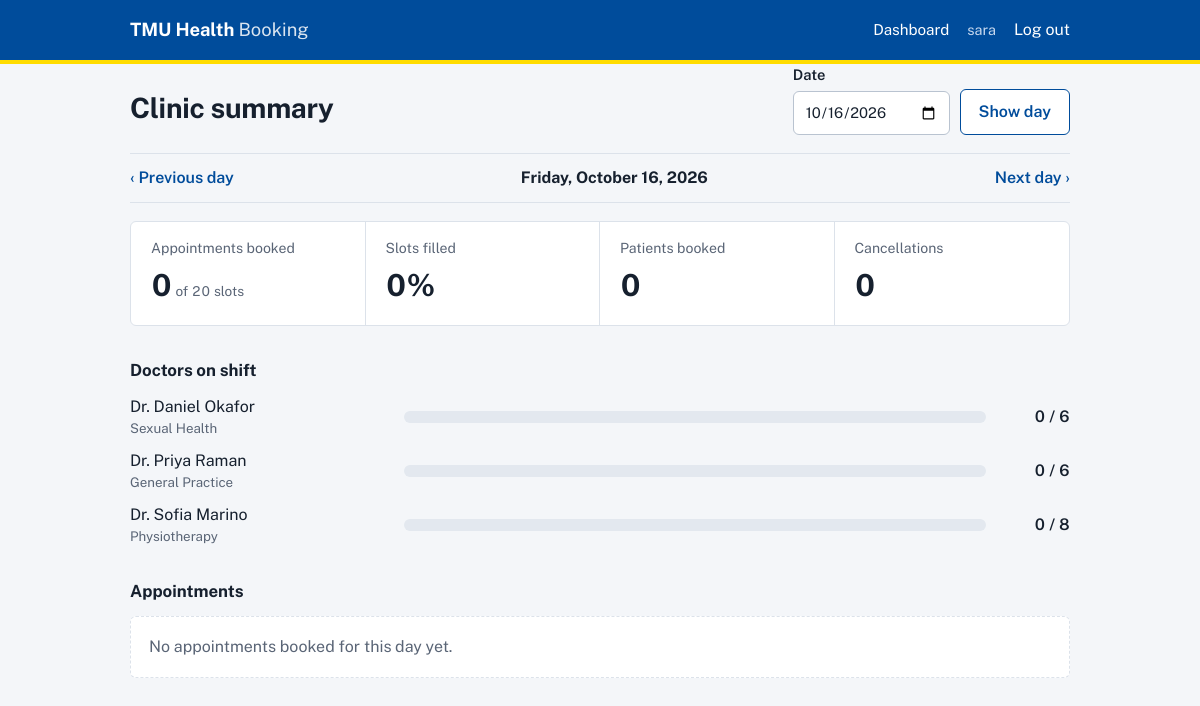
/admin/dashboard?date=2026-10-16 (signed in), run on the app's committed database.
### tables this page shows
CREATE TABLE users (
    id            INTEGER PRIMARY KEY AUTOINCREMENT,
    full_name     TEXT    NOT NULL,
    email         TEXT    NOT NULL UNIQUE,
    student_id    TEXT,
    password_hash TEXT    NOT NULL,
    role          TEXT    NOT NULL CHECK (role IN ('patient', 'admin')),
    created_at    TEXT    NOT NULL DEFAULT (datetime('now'))
);

CREATE TABLE doctors (
    id         INTEGER PRIMARY KEY AUTOINCREMENT,
    full_name  TEXT NOT NULL,
    specialty  TEXT NOT NULL,
    department TEXT NOT NULL
);

### admin.py (the view)
@bp.route("/dashboard")
@login_required(role="admin")
def dashboard():
    db = get_db()
    day = parse_date(request.args.get("date")) or date.today()
    appts = db.execute(
        """SELECT a.*, u.full_name AS patient_name, u.email AS patient_email, u.student_id,
                  d.full_name AS doctor_name, d.specialty
           FROM appointments a
           JOIN users u ON u.id = a.patient_id
           JOIN doctors d ON d.id = a.doctor_id
           WHERE a.appt_date = ?
           ORDER BY a.start_time, d.full_name""",
        (day.isoformat(),),
    ).fetchall()
    booked = [a for a in appts if a["status"] == "booked"]
    doctors = []
    for d in db.execute("SELECT * FROM doctors ORDER BY full_name"):
        capacity = len(all_slots(d["id"], day))
        if capacity == 0:
            continue
        count = sum(1 for a in booked if a["doctor_id"] == d["id"])
        doctors.append({"doctor": d, "capacity": capacity, "booked": count,
                        "pct": round(100 * count / capacity)})
    capacity = sum(x["capacity"] for x in doctors)
    summary = {
        "booked": len(booked),
        "cancelled": sum(1 for a in appts if a["status"] == "cancelled"),
        "patients": len({a["patient_id"] for a in booked}),
        "capacity": capacity,
        "pct": round(100 * len(booked) / capacity) if capacity else 0,
    }
    return render_template(
        "dashboard.html", day=day, summary=summary, doctors=doctors, appts=appts,
        prev_day=day - timedelta(days=1), next_day=day + timedelta(days=1),
    )

### auth.py (called while the page is built)
def csrf_token():
    if "csrf" not in session:
        session["csrf"] = secrets.token_hex(16)
    return session["csrf"]

def check_csrf():
    if request.method == "POST":
        sent = request.form.get("csrf", "")
        if not hmac.compare_digest(sent, session.get("csrf", "")):
            abort(400, "Form expired. Go back, refresh the page, and try again.")

@bp.before_app_request
def load_user():
    check_csrf()
    uid = session.get("user_id")
    g.user = None
    if uid is not None:
        g.user = get_db().execute("SELECT * FROM users WHERE id = ?", (uid,)).fetchone()

def login_required(role=None):
    def decorator(view):
        @functools.wraps(view)
        def wrapped(**kwargs):
            if g.user is None:
                flash("Log in to continue.", "info")
                return redirect(url_for("auth.login", next=request.path))
            if role and g.user["role"] != role:
                abort(403)
            return view(**kwargs)
        return wrapped
    return decorator

### db.py (called while the page is built)
def get_db():
    if "db" not in g:
        g.db = sqlite3.connect(current_app.config["DATABASE"])
        g.db.row_factory = sqlite3.Row
        g.db.execute("PRAGMA foreign_keys = ON")
    return g.db

### scheduling.py (called while the page is built)
def parse_date(value):
    try:
        return datetime.strptime(value, "%Y-%m-%d").date()
    except (TypeError, ValueError):
        return None

def _times_between(start, end, minutes):
    t = datetime.strptime(start, "%H:%M")
    stop = datetime.strptime(end, "%H:%M")
    while t + timedelta(minutes=minutes) <= stop:
        yield t.strftime("%H:%M")
        t += timedelta(minutes=minutes)

def all_slots(doctor_id, day):
    rows = get_db().execute(
        "SELECT start_time, end_time, slot_minutes FROM doctor_schedules WHERE doctor_id = ? AND weekday = ?",
        (doctor_id, day.weekday()),
    ).fetchall()
    slots = []
    for r in rows:
        slots.extend(_times_between(r["start_time"], r["end_time"], r["slot_minutes"]))
    return sorted(slots)

### templates/dashboard.html (shortened to what this page needs)
{% extends "base.html" %}
{% block content %}
<div class="pagehead">
  <h1>Clinic summary</h1>
  <form method="get" class="filters">
    <label>Date<input type="date" name="date" value="{{ day.isoformat() }}"></label>
    <button class="btn ghost">Show day</button>
  </form>
</div>
<div class="daynav">
  <a href="{{ url_for('admin.dashboard', date=prev_day.isoformat()) }}">‹ Previous day</a>
  <strong>{{ day.strftime('%A, %B %d, %Y') }}</strong>
  <a href="{{ url_for('admin.dashboard', date=next_day.isoformat()) }}">Next day ›</a>
</div>
<dl class="stats">
  <div><dt>Appointments booked</dt><dd>{{ summary.booked }}<small> of {{ summary.capacity }} slots</small></dd></div>
  <div><dt>Slots filled</dt><dd>{{ summary.pct }}%</dd></div>
  <div><dt>Patients booked</dt><dd>{{ summary.patients }}</dd></div>
  <div><dt>Cancellations</dt><dd>{{ summary.cancelled }}</dd></div>
</dl>
<h2 class="section">Doctors on shift</h2>
{% if doctors %}
<ul class="load">
  {% for d in doctors %}
    <li>
      <span class="name">{{ d.doctor.full_name }} <small>{{ d.doctor.specialty }}</small></span>
      <span class="bar" aria-hidden="true"><span style="width: {{ d.pct }}%"></span></span>
      <span class="count">{{ d.booked }} / {{ d.capacity }}</span>
    </li>
  {% endfor %}
</ul>
{% else %}
  <p class="empty">No doctors are scheduled on this day.</p>
{% endif %}
<h2 class="section">Appointments</h2>
{% if appts %}
<div class="tablewrap">
<table>
  <thead><tr><th>Time</th><th>Patient</th><th>Student no.</th><th>Doctor</th><th>Reason</th><th>Status</th></tr></thead>
  <tbody>
  {% for a in appts %}
    <tr class="{{ a.status }}">
      <td>{{ a.start_time }}</td>
      <td>{{ a.patient_name }}<br><small>{{ a.patient_email }}</small></td>
      <td>{{ a.student_id or '' }}</td>
      <td>{{ a.doctor_name }}<br><small>{{ a.specialty }}</small></td>
      <td>{{ a.reason or '' }}</td>
      <td><span class="tag {{ a.status }}">{{ a.status|capitalize }}</span></td>
    </tr>
  {% endfor %}
  </tbody>
</table>
</div>
{% else %}
  <p class="empty">No appointments booked for this day yet.</p>
{% endif %}
{% endblock %}

### templates/base.html (shortened to what this page needs)
<!doctype html>
<html lang="en">
<head>
  <link rel="stylesheet" href="{{ url_for('static', filename='style.css') }}">
</head>
<body>
  <header class="topbar">
    <div class="wrap topbar-inner">
      <a class="brand" href="{{ url_for('index') }}">TMU Health <span>Booking</span></a>
      <nav>
        {% if g.user %}
          {% if g.user.role == 'patient' %}
            <a href="{{ url_for('booking.book') }}">Book</a>
            <a href="{{ url_for('booking.my_appointments') }}">My appointments</a>
          {% else %}
            <a href="{{ url_for('admin.dashboard') }}">Dashboard</a>
          {% endif %}
          <span class="who">{{ g.user.full_name }}</span>
          <form method="post" action="{{ url_for('auth.logout') }}">
            <button class="linkbtn">Log out</button>
          </form>
        {% else %}
          <a href="{{ url_for('auth.login') }}">Log in</a>
          <a href="{{ url_for('auth.register') }}">Create account</a>
        {% endif %}
      </nav>
    </div>
  </header>
  <main class="wrap">
    {% block content %}{% endblock %}
  </main>
</body>
</html>

### static/style.css (style rules this page uses)
:root { --blue: #004c9b; --blue-dark: #003670; --gold: #ffdc00; --ink: #16202e; --muted: #5a6576; --line: #dce2ea; --bg: #f4f6f9; --card: #ffffff; --ok: #1e7f4f; --bad: #b3261e; --radius: 6px; font-family: "Public Sans", system-ui, -apple-system, "Segoe UI", Arial, sans-serif; color: var(--ink); }
* { box-sizing: border-box; }
body { margin: 0; background: var(--bg); line-height: 1.5; }
a { color: var(--blue); }
.wrap { max-width: 980px; margin: 0 auto; padding: 0 20px; }
main { padding-top: 28px; padding-bottom: 60px; }
.topbar { background: var(--blue); border-bottom: 4px solid var(--gold); }
.topbar-inner { display: flex; align-items: center; justify-content: space-between; gap: 16px; min-height: 60px; flex-wrap: wrap; }
.brand { color: #fff; font-weight: 700; font-size: 1.15rem; text-decoration: none; }
.brand span { font-weight: 400; opacity: .85; }
nav { display: flex; align-items: center; gap: 18px; flex-wrap: wrap; }
nav a, .linkbtn { color: #fff; text-decoration: none; font-size: .95rem; }
.who { color: #c9daf0; font-size: .9rem; }
nav form { margin: 0; }
.linkbtn { background: none; border: 0; padding: 0; cursor: pointer; font: inherit; }
h1 { font-size: 1.75rem; margin: 0 0 6px; letter-spacing: -.01em; }
h2 { font-size: 1.1rem; margin: 0; }
.section { margin: 32px 0 12px; font-size: 1.05rem; }
small { color: var(--muted); font-weight: 400; }
label { display: grid; gap: 5px; font-weight: 600; font-size: .92rem; }
input, select { font: inherit; font-weight: 400; padding: 9px 11px; border: 1px solid #b9c3d0; border-radius: var(--radius); background: #fff; color: var(--ink); }
.btn { display: inline-block; font: inherit; font-weight: 600; background: var(--blue); color: #fff; border: 0; border-radius: var(--radius); padding: 10px 18px; cursor: pointer; text-decoration: none; text-align: center; }
.btn.ghost { background: #fff; color: var(--blue); border: 1px solid var(--blue); }
.pagehead { display: flex; justify-content: space-between; align-items: flex-end; gap: 16px; flex-wrap: wrap; margin-bottom: 18px; }
.filters { display: flex; gap: 10px; align-items: flex-end; flex-wrap: wrap; }
.daynav { display: flex; justify-content: space-between; align-items: center; padding: 12px 0; border-top: 1px solid var(--line); border-bottom: 1px solid var(--line); margin-bottom: 18px; }
.daynav a { text-decoration: none; font-weight: 600; }
.full, .empty { color: var(--muted); margin: 0; }
.empty { padding: 18px; background: var(--card); border: 1px dashed var(--line); border-radius: var(--radius); }
.stats { display: grid; grid-template-columns: repeat(4, 1fr); gap: 0; margin: 0; background: var(--card); border: 1px solid var(--line); border-radius: var(--radius); }
.stats div { padding: 16px 20px; border-right: 1px solid var(--line); }
.stats div:last-child { border-right: 0; }
.stats dt { font-size: .88rem; color: var(--muted); }
.stats dd { margin: 4px 0 0; font-size: 1.9rem; font-weight: 700; font-variant-numeric: tabular-nums; }
.stats dd small { font-size: .85rem; }
.load { list-style: none; padding: 0; margin: 0; display: grid; gap: 10px; }
.load li { display: grid; grid-template-columns: 260px 1fr 70px; gap: 14px; align-items: center; }
.load .name small { display: block; }
.bar { height: 12px; background: #e3e8ef; border-radius: 999px; overflow: hidden; }
.load .count { text-align: right; font-variant-numeric: tabular-nums; font-weight: 600; }

### data on the page
users: user.full_name "sara"
doctors: doctor.full_name "Dr. Daniel Okafor", doctor.specialty "Sexual Health"
doctors: doctor.full_name "Dr. Priya Raman", doctor.specialty "General Practice"
doctors: doctor.full_name "Dr. Sofia Marino", doctor.specialty "Physiotherapy"

### other printed values
{{ day.strftime('%A, %B %d, %Y') }} "Friday, October 16, 2026"
{{ summary.booked }} "0"
{{ summary.capacity }} "20"
{{ summary.pct }} "0"
{{ summary.patients }} "0"
{{ summary.cancelled }} "0"
{{ d.booked }} "0" "0" "0"
{{ d.capacity }} "6" "6" "8"
